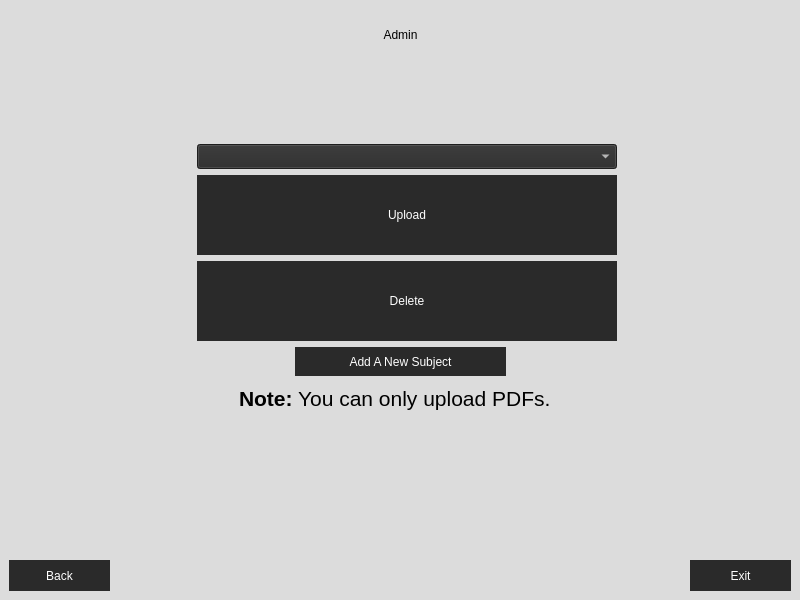
<?xml version="1.0" encoding="UTF-8"?>
<ui version="4.0">
 <class>Admin_Screen</class>
 <widget class="QMainWindow" name="Admin_Screen">
  <property name="geometry">
   <rect>
    <x>0</x>
    <y>0</y>
    <width>800</width>
    <height>600</height>
   </rect>
  </property>
  <property name="windowTitle">
   <string>MainWindow</string>
  </property>
  <property name="styleSheet">
   <string notr="true">background-color:rgb(220, 220, 220)</string>
  </property>
  <widget class="QWidget" name="centralwidget">
   <layout class="QVBoxLayout" name="verticalLayout">
    <item>
     <layout class="QHBoxLayout" name="horizontalLayout">
      <item>
       <spacer name="horizontalSpacer">
        <property name="orientation">
         <enum>Qt::Orientation::Horizontal</enum>
        </property>
        <property name="sizeHint" stdset="0">
         <size>
          <width>308</width>
          <height>20</height>
         </size>
        </property>
       </spacer>
      </item>
      <item>
       <widget class="QPushButton" name="Title">
        <property name="minimumSize">
         <size>
          <width>129</width>
          <height>52</height>
         </size>
        </property>
        <property name="styleSheet">
         <string notr="true">QPushButton
{
	color:BLACK;
	background-color:rgb(220, 220, 220);
	border:none;
	font: 700 35pt &quot;Britannic&quot;;
}

QPushButton:hover
{
	color:WHITE;
	background-color:rgb(220, 220, 220);
	border:none;
	font: 700 35pt &quot;Britannic&quot;;
}</string>
        </property>
        <property name="text">
         <string>Admin</string>
        </property>
       </widget>
      </item>
      <item>
       <spacer name="horizontalSpacer_2">
        <property name="orientation">
         <enum>Qt::Orientation::Horizontal</enum>
        </property>
        <property name="sizeHint" stdset="0">
         <size>
          <width>308</width>
          <height>20</height>
         </size>
        </property>
       </spacer>
      </item>
     </layout>
    </item>
    <item>
     <spacer name="verticalSpacer">
      <property name="orientation">
       <enum>Qt::Orientation::Vertical</enum>
      </property>
      <property name="sizeHint" stdset="0">
       <size>
        <width>20</width>
        <height>145</height>
       </size>
      </property>
     </spacer>
    </item>
    <item>
     <layout class="QHBoxLayout" name="horizontalLayout_4">
      <item>
       <spacer name="horizontalSpacer_8">
        <property name="orientation">
         <enum>Qt::Orientation::Horizontal</enum>
        </property>
        <property name="sizeHint" stdset="0">
         <size>
          <width>188</width>
          <height>20</height>
         </size>
        </property>
       </spacer>
      </item>
      <item>
       <widget class="QComboBox" name="Subject_Choosing">
        <property name="minimumSize">
         <size>
          <width>420</width>
          <height>25</height>
         </size>
        </property>
        <property name="styleSheet">
         <string notr="true">	color:WHITE;
	background-color:rgb(42, 42, 42);
	font: 700 13pt &quot;Simple Jut Out&quot;;</string>
        </property>
       </widget>
      </item>
      <item>
       <spacer name="horizontalSpacer_11">
        <property name="orientation">
         <enum>Qt::Orientation::Horizontal</enum>
        </property>
        <property name="sizeHint" stdset="0">
         <size>
          <width>158</width>
          <height>20</height>
         </size>
        </property>
       </spacer>
      </item>
     </layout>
    </item>
    <item>
     <layout class="QHBoxLayout" name="horizontalLayout_2">
      <item>
       <spacer name="horizontalSpacer_3">
        <property name="orientation">
         <enum>Qt::Orientation::Horizontal</enum>
        </property>
        <property name="sizeHint" stdset="0">
         <size>
          <width>188</width>
          <height>20</height>
         </size>
        </property>
       </spacer>
      </item>
      <item>
       <widget class="QPushButton" name="Upload_Button">
        <property name="minimumSize">
         <size>
          <width>420</width>
          <height>80</height>
         </size>
        </property>
        <property name="styleSheet">
         <string notr="true">QPushButton
{
	color:WHITE;
	background-color:rgb(42, 42, 42);
	border:none;
	font: 700 35pt &quot;Simple Jut Out&quot;;
}

QPushButton:hover
{
	color:WHITE;
	background-color:rgb(55, 55, 55);
	border:none;
	font: 700 35pt &quot;Simple Jut Out&quot;;
}

QPushButton:pressed
{
	color:WHITE;
	background-color:rgb(42, 42, 42);
	border:none;
	font: 700 35pt &quot;Simple Jut Out&quot;;
}</string>
        </property>
        <property name="text">
         <string>Upload</string>
        </property>
       </widget>
      </item>
      <item>
       <spacer name="horizontalSpacer_9">
        <property name="orientation">
         <enum>Qt::Orientation::Horizontal</enum>
        </property>
        <property name="sizeHint" stdset="0">
         <size>
          <width>36</width>
          <height>20</height>
         </size>
        </property>
       </spacer>
      </item>
     </layout>
    </item>
    <item>
     <layout class="QHBoxLayout" name="horizontalLayout_7">
      <item>
       <spacer name="horizontalSpacer_12">
        <property name="orientation">
         <enum>Qt::Orientation::Horizontal</enum>
        </property>
        <property name="sizeHint" stdset="0">
         <size>
          <width>188</width>
          <height>20</height>
         </size>
        </property>
       </spacer>
      </item>
      <item>
       <widget class="QPushButton" name="Delete_Button">
        <property name="minimumSize">
         <size>
          <width>420</width>
          <height>80</height>
         </size>
        </property>
        <property name="styleSheet">
         <string notr="true">QPushButton
{
	color:WHITE;
	background-color:rgb(42, 42, 42);
	border:none;
	font: 700 35pt &quot;Simple Jut Out&quot;;
}

QPushButton:hover
{
	color:WHITE;
	background-color:rgb(55, 55, 55);
	border:none;
	font: 700 35pt &quot;Simple Jut Out&quot;;
}

QPushButton:pressed
{
	color:WHITE;
	background-color:rgb(42, 42, 42);
	border:none;
	font: 700 35pt &quot;Simple Jut Out&quot;;
}</string>
        </property>
        <property name="text">
         <string>Delete</string>
        </property>
       </widget>
      </item>
      <item>
       <spacer name="horizontalSpacer_13">
        <property name="orientation">
         <enum>Qt::Orientation::Horizontal</enum>
        </property>
        <property name="sizeHint" stdset="0">
         <size>
          <width>36</width>
          <height>20</height>
         </size>
        </property>
       </spacer>
      </item>
     </layout>
    </item>
    <item>
     <layout class="QHBoxLayout" name="horizontalLayout_6">
      <item>
       <spacer name="horizontalSpacer_4">
        <property name="orientation">
         <enum>Qt::Orientation::Horizontal</enum>
        </property>
        <property name="sizeHint" stdset="0">
         <size>
          <width>268</width>
          <height>20</height>
         </size>
        </property>
       </spacer>
      </item>
      <item>
       <widget class="QPushButton" name="New_Subject">
        <property name="minimumSize">
         <size>
          <width>211</width>
          <height>29</height>
         </size>
        </property>
        <property name="styleSheet">
         <string notr="true">QPushButton
{
	color:WHITE;
	background-color:rgb(42, 42, 42);
	border:none;
	font: 700 15pt &quot;Simple Jut Out&quot;;
}

QPushButton:hover
{
	color:WHITE;
	background-color:rgb(55, 55, 55);
	border:none;
	font: 700 15pt &quot;Simple Jut Out&quot;;
}

QPushButton:pressed
{
	color:WHITE;
	background-color:rgb(42, 42, 42);
	border:none;
	font: 700 15pt &quot;Simple Jut Out&quot;;
}</string>
        </property>
        <property name="text">
         <string>Add A New Subject</string>
        </property>
       </widget>
      </item>
      <item>
       <spacer name="horizontalSpacer_10">
        <property name="orientation">
         <enum>Qt::Orientation::Horizontal</enum>
        </property>
        <property name="sizeHint" stdset="0">
         <size>
          <width>268</width>
          <height>20</height>
         </size>
        </property>
       </spacer>
      </item>
     </layout>
    </item>
    <item>
     <layout class="QHBoxLayout" name="horizontalLayout_5">
      <item>
       <spacer name="horizontalSpacer_6">
        <property name="orientation">
         <enum>Qt::Orientation::Horizontal</enum>
        </property>
        <property name="sizeHint" stdset="0">
         <size>
          <width>218</width>
          <height>20</height>
         </size>
        </property>
       </spacer>
      </item>
      <item>
       <widget class="QTextEdit" name="textEdit">
        <property name="minimumSize">
         <size>
          <width>330</width>
          <height>60</height>
         </size>
        </property>
        <property name="styleSheet">
         <string notr="true">border:none;
color: BLACK;
</string>
        </property>
        <property name="html">
         <string>&lt;!DOCTYPE HTML PUBLIC &quot;-//W3C//DTD HTML 4.0//EN&quot; &quot;http://www.w3.org/TR/REC-html40/strict.dtd&quot;&gt;
&lt;html&gt;&lt;head&gt;&lt;meta name=&quot;qrichtext&quot; content=&quot;1&quot; /&gt;&lt;meta charset=&quot;utf-8&quot; /&gt;&lt;style type=&quot;text/css&quot;&gt;
p, li { white-space: pre-wrap; }
hr { height: 1px; border-width: 0; }
li.unchecked::marker { content: &quot;\2610&quot;; }
li.checked::marker { content: &quot;\2612&quot;; }
&lt;/style&gt;&lt;/head&gt;&lt;body style=&quot; font-family:'Segoe UI'; font-size:9pt; font-weight:400; font-style:normal;&quot;&gt;
&lt;p style=&quot; margin-top:0px; margin-bottom:0px; margin-left:0px; margin-right:0px; -qt-block-indent:0; text-indent:0px;&quot;&gt;&lt;span style=&quot; font-size:16pt; font-weight:700;&quot;&gt;Note:&lt;/span&gt;&lt;span style=&quot; font-size:16pt;&quot;&gt; You can only upload PDFs.&lt;br /&gt;&lt;/span&gt;&lt;/p&gt;&lt;/body&gt;&lt;/html&gt;</string>
        </property>
       </widget>
      </item>
      <item>
       <spacer name="horizontalSpacer_7">
        <property name="orientation">
         <enum>Qt::Orientation::Horizontal</enum>
        </property>
        <property name="sizeHint" stdset="0">
         <size>
          <width>208</width>
          <height>20</height>
         </size>
        </property>
       </spacer>
      </item>
     </layout>
    </item>
    <item>
     <spacer name="verticalSpacer_2">
      <property name="orientation">
       <enum>Qt::Orientation::Vertical</enum>
      </property>
      <property name="sizeHint" stdset="0">
       <size>
        <width>20</width>
        <height>117</height>
       </size>
      </property>
     </spacer>
    </item>
    <item>
     <layout class="QHBoxLayout" name="horizontalLayout_3">
      <item>
       <widget class="QPushButton" name="Back_Button">
        <property name="minimumSize">
         <size>
          <width>101</width>
          <height>31</height>
         </size>
        </property>
        <property name="styleSheet">
         <string notr="true">QPushButton
{
	color:WHITE;
	background-color:rgb(42, 42, 42);
	border:none;
	font: 700 15pt &quot;Simple Jut Out&quot;;
}

QPushButton:hover
{
	color:WHITE;
	background-color:rgb(55, 55, 55);
	border:none;
	font: 700 15pt &quot;Simple Jut Out&quot;;
}

QPushButton:pressed
{
	color:WHITE;
	background-color:rgb(42, 42, 42);
	border:none;
	font: 700 15pt &quot;Simple Jut Out&quot;;
}</string>
        </property>
        <property name="text">
         <string>Back</string>
        </property>
       </widget>
      </item>
      <item>
       <spacer name="horizontalSpacer_5">
        <property name="orientation">
         <enum>Qt::Orientation::Horizontal</enum>
        </property>
        <property name="sizeHint" stdset="0">
         <size>
          <width>568</width>
          <height>28</height>
         </size>
        </property>
       </spacer>
      </item>
      <item>
       <widget class="QPushButton" name="Exit_Button">
        <property name="minimumSize">
         <size>
          <width>101</width>
          <height>31</height>
         </size>
        </property>
        <property name="styleSheet">
         <string notr="true">QPushButton
{
	color:WHITE;
	background-color:rgb(42, 42, 42);
	border:none;
	font: 700 15pt &quot;Simple Jut Out&quot;;
}

QPushButton:hover
{
	color:WHITE;
	background-color:rgb(55, 55, 55);
	border:none;
	font: 700 15pt &quot;Simple Jut Out&quot;;
}

QPushButton:pressed
{
	color:WHITE;
	background-color:rgb(42, 42, 42);
	border:none;
	font: 700 15pt &quot;Simple Jut Out&quot;;
}</string>
        </property>
        <property name="text">
         <string>Exit</string>
        </property>
       </widget>
      </item>
     </layout>
    </item>
   </layout>
  </widget>
 </widget>
 <resources/>
 <connections/>
</ui>
